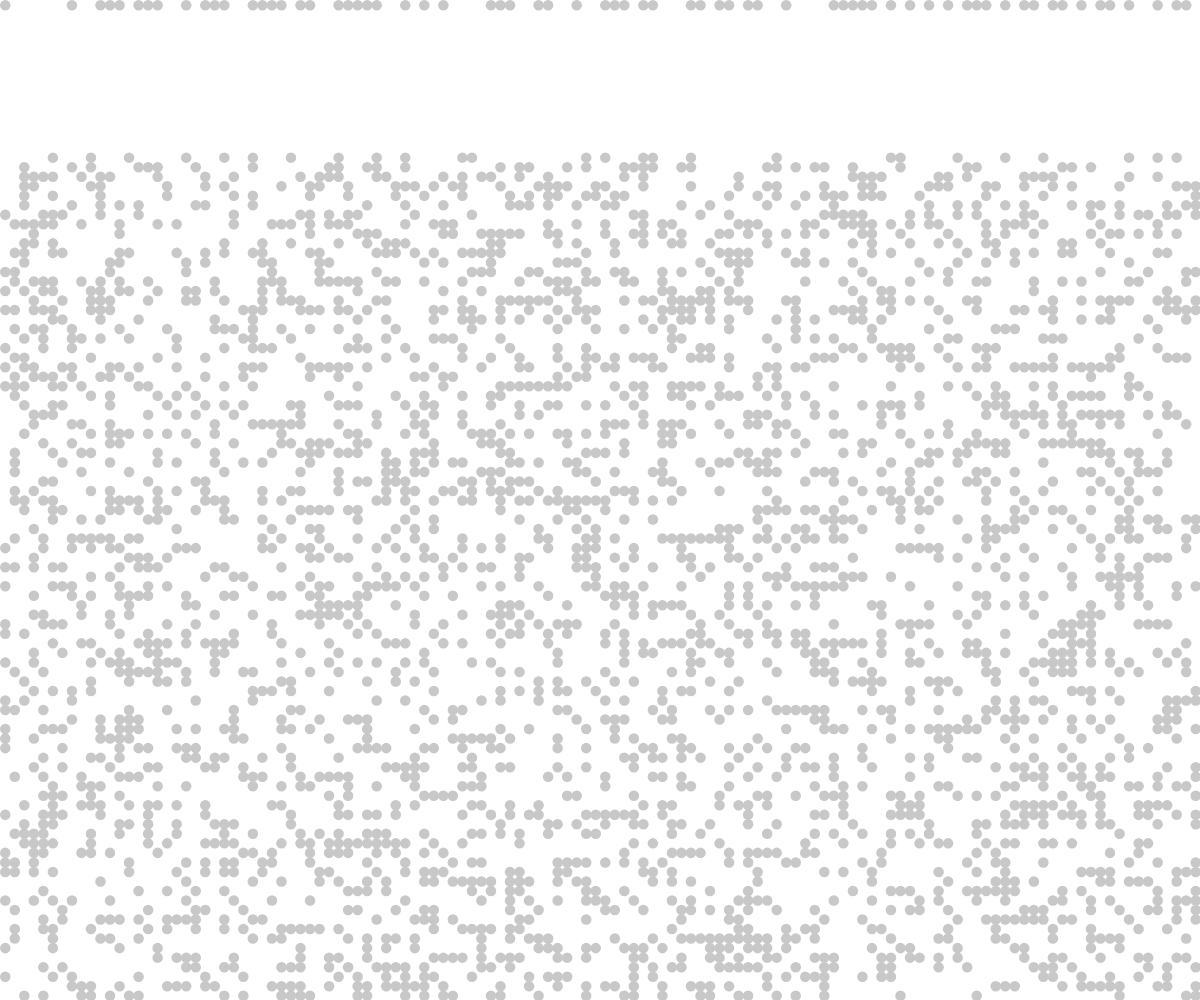
Frame 1 (no input)
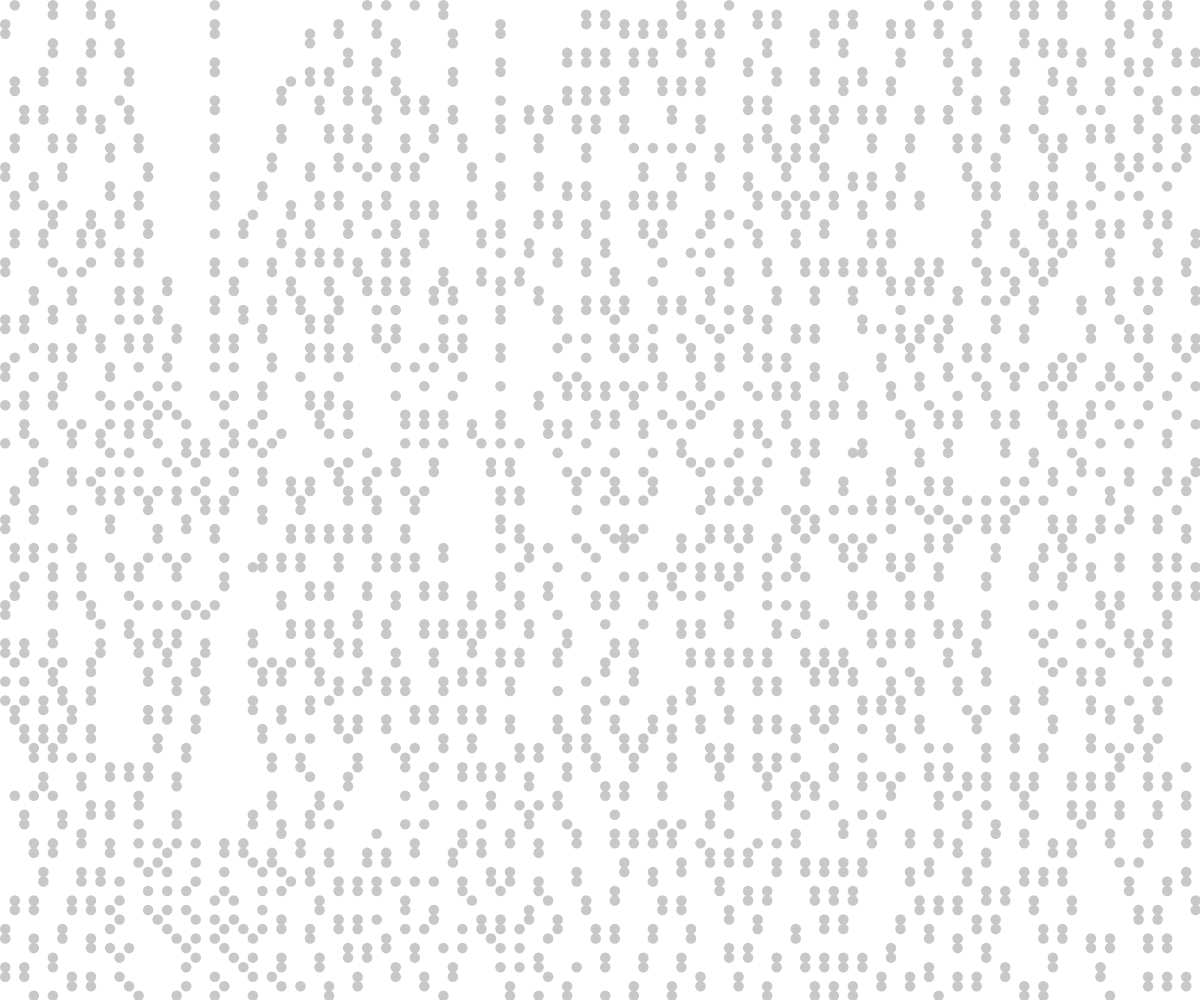
Frame 60 (no input)
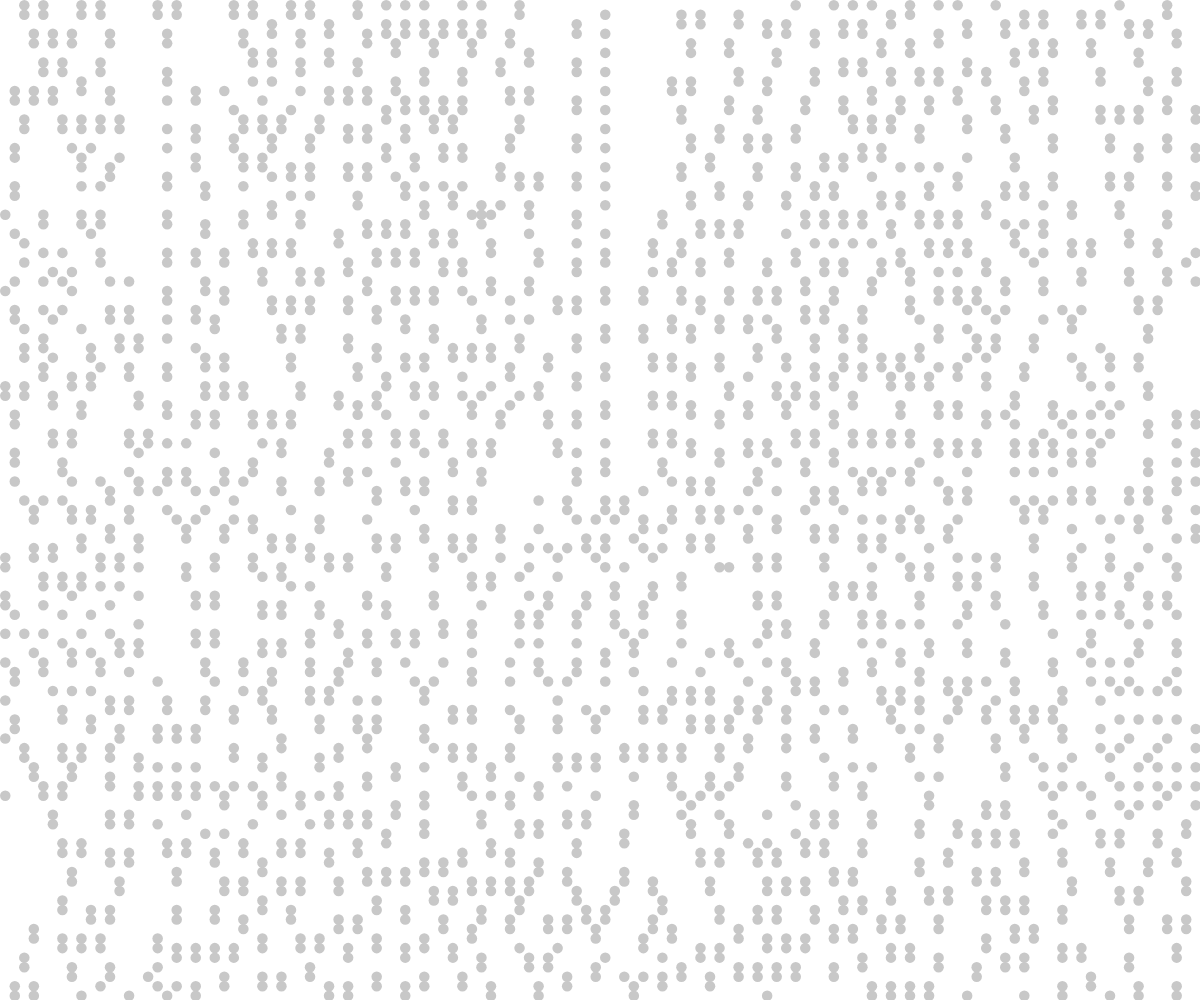
Frame 120 (the mouse pressed at the canvas centre since frame 60)

The p5.js sketch that drew these frames (run headless with seeded random() and noise() and a simulated clock; from frame 60 on, the mouse is pressed at the canvas centre):

// p5.js sketch
// ── sketch.js
////////////////////////////////////////////////////////////////////////////////
// Based on https://www.rudyrucker.com/oldhomepage/celdoc/rules.html#HGlass
////////////////////////////////////////////////////////////////////////////////
const n = 126
let step
let board = []

setup = () => {
  createCanvas(windowWidth, windowHeight)
  step = width / n
  noStroke()
  fill('black')
  board.length = 0
  for (let x = n; x--;) {
    board[x] = []
    for (let y = n; y--;) {
      board[x][y] = (random(1) < .5 && y > n / 8)? 1 : 0
    }
  }
  ellipseMode(CORNER)
}
draw = () => {
  background('white')
  let next = []
  for (let x = n; x--;) next[x] = []
  
	for (let y = n; y--;) {
    for (let x = n; x--;) {
      const neighbors = 
				+ 1 * board[x][y] 							// self
        + 2 * board[x][(y - 1 + n) % n] // north
        + 4 * board[x][(y + 1) % n] 		// south
        + 8 * board[(x - 1 + n) % n][y] // west
				+ 16 * board[(x + 1) % n][y] 		// east
      switch (neighbors) {
			case 1: case 2: case 3:
			case 11: case 21: case 25:
			case 29: case 30:case 31:
        next[x][y] = 1
				fill(200);//map(dist(x * step, y * step, mouseX, mouseY), 0, height, 30, 222))
        ellipse(x * step, y * step, step + 1, step + 1)
        break;
      default:
        next[x][y] = 0
      }
    }
  }
  board = next
}
mousePressed = () => setup()
// ── style.css
html, body {
  margin: 0;
  padding: 0;
}
canvas {
  display: block;
  margin: 0 auto;
}
